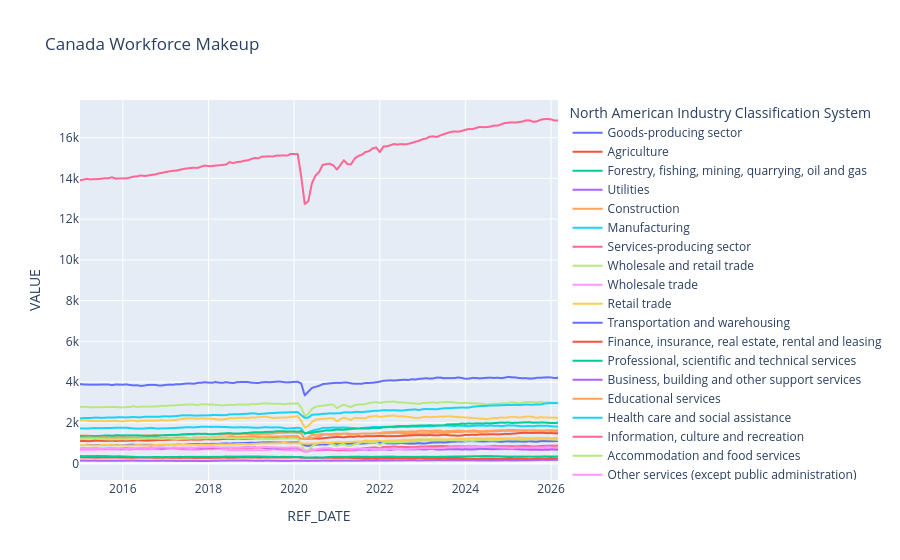
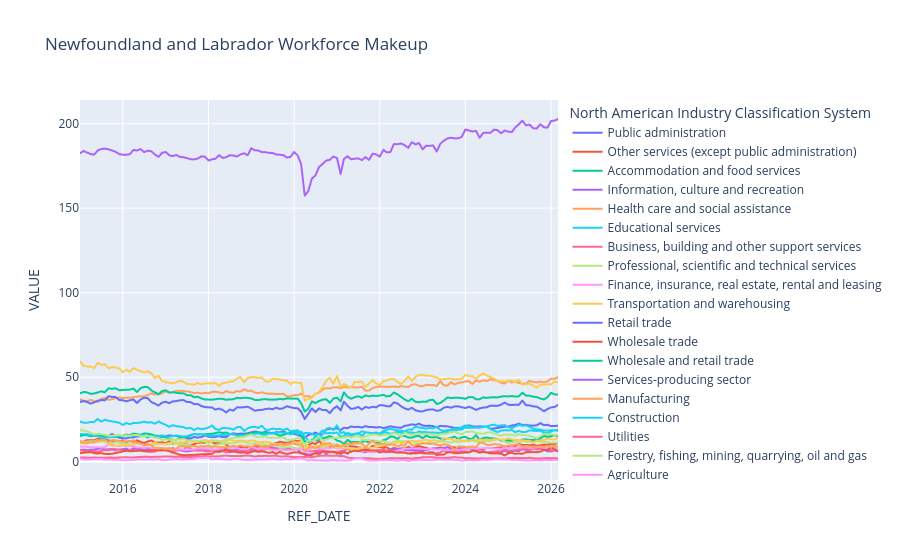
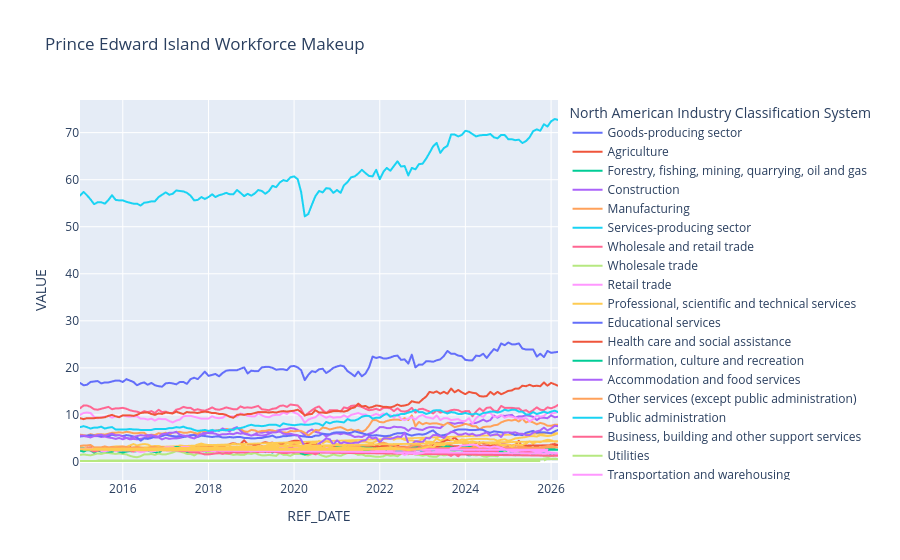
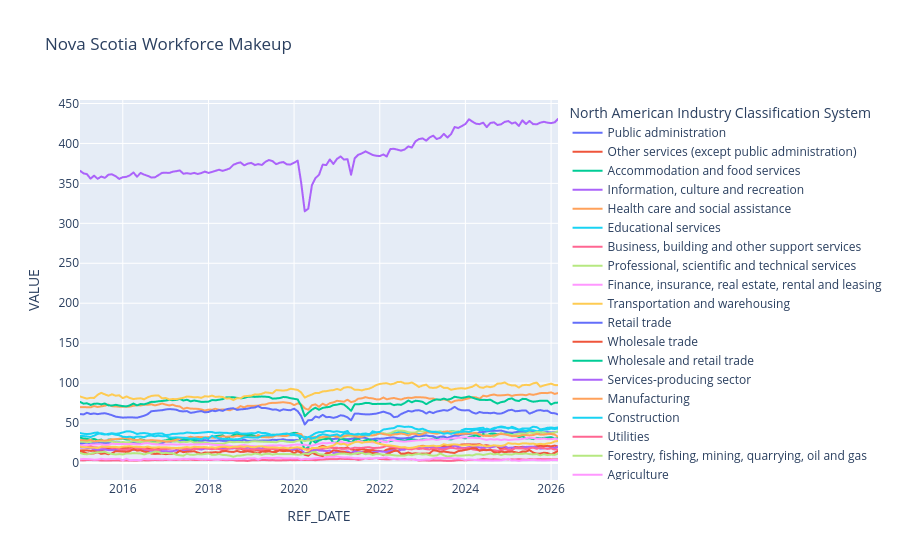

Source (notebook cell) for these figures, in order:
### Code cell
for province in df['GEO'].value_counts().index:
    fig = px.line(df[(df['GEO'] == province) & ((df['North American Industry Classification System'] != 'Total employed, all industries' ))],
                  x='REF_DATE',
                  y='VALUE', 
                  color = ('North American Industry Classification System'), 
                  title= f'{province} Workforce Makeup')
    fig.show()
